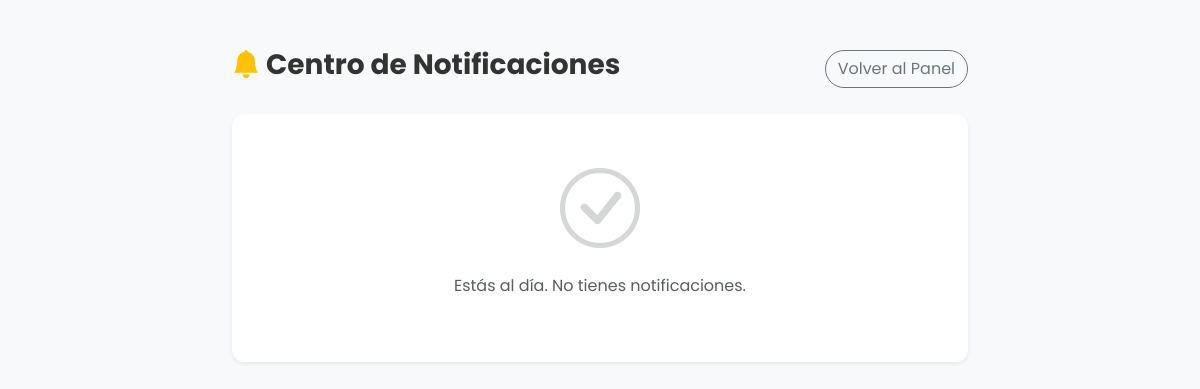
/notificaciones.php (signed in), run on an earlier commit of the app's database.
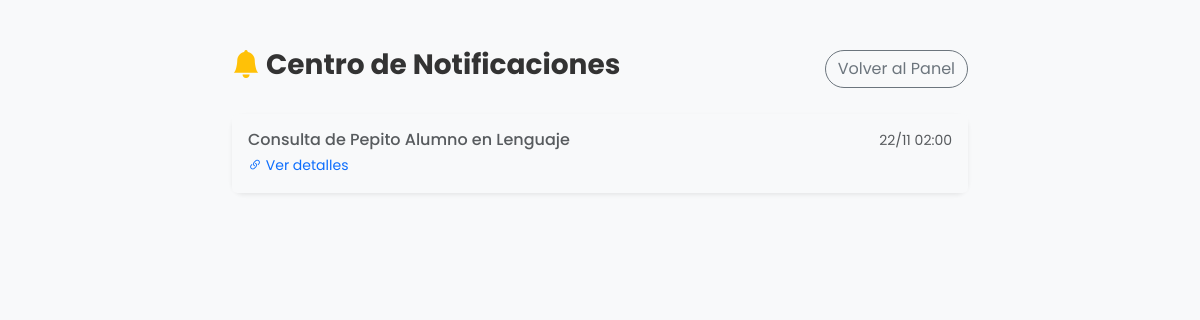
And on a later commit of the database.
### tables this page shows
CREATE TABLE `notificaciones` (
  `id` int(11) NOT NULL,
  `usuario_id` int(11) NOT NULL,
  `mensaje` varchar(255) NOT NULL,
  `enlace` varchar(255) DEFAULT NULL,
  `leido` tinyint(1) DEFAULT 0,
  `fecha` timestamp NOT NULL DEFAULT current_timestamp()
);

### notificaciones.php (the view, shortened to what this page needs)
<?php
require 'config/db.php';
$user_id = $_SESSION['user_id'];
$pdo->prepare("UPDATE notificaciones SET leido = 1 WHERE usuario_id = ?")->execute([$user_id]);
$sql = "SELECT * FROM notificaciones WHERE usuario_id = ? ORDER BY fecha DESC LIMIT 50";
$stmt = $pdo->prepare($sql);
$stmt->execute([$user_id]);
$notificaciones = $stmt->fetchAll();
$rol = $_SESSION['rol'];
$volver = ($rol == 'administrador') ? 'admin/dashboard.php' : $rol.'/dashboard.php';
?>
<!DOCTYPE html>
<html lang="es">
<head>
    <link href="https://cdn.jsdelivr.net/npm/bootstrap@5.3.0/dist/css/bootstrap.min.css" rel="stylesheet">
    <link rel="stylesheet" href="https://cdn.jsdelivr.net/npm/bootstrap-icons@1.10.5/font/bootstrap-icons.css">
    <link href="assets/css/style.css" rel="stylesheet">
</head>
<body class="bg-light">
    <div class="container mt-5">
        <div class="row justify-content-center">
            <div class="col-md-8">
                <div class="d-flex justify-content-between align-items-center mb-4">
                    <h3 class="fw-bold"><i class="bi bi-bell-fill text-warning"></i> Centro de Notificaciones</h3>
                    <a href="<?php echo $volver; ?>" class="btn btn-outline-secondary rounded-pill">Volver al Panel</a>
                </div>
                <div class="card shadow-sm border-0">
                    <div class="list-group list-group-flush">
                        <?php if(count($notificaciones) == 0): ?>
                            <div class="p-5 text-center text-muted">
                                <i class="bi bi-check-circle display-1 opacity-25"></i>
                                <p class="mt-3">Estás al día. No tienes notificaciones.</p>
                            </div>
                        <?php else: ?>
                            <?php foreach($notificaciones as $n): ?>
                                <?php
                                    $link_final = ($n['enlace'] == '#') ? '#' : $_SESSION['rol'] . '/' . $n['enlace'];
                                    $bg_class = ($n['leido'] == 0) ? 'bg-white fw-bold border-start border-4 border-primary' : 'bg-light text-muted';
                                ?>
                                <a href="<?php echo $link_final; ?>" class="list-group-item list-group-item-action p-3 <?php echo $bg_class; ?>">
                                    <div class="d-flex w-100 justify-content-between">
                                        <h6 class="mb-1"><?php echo $n['mensaje']; ?></h6>
                                        <small class="<?php echo ($n['leido']==0)?'text-primary':'text-muted'; ?>">
                                            <?php echo date("d/m H:i", strtotime($n['fecha'])); ?>
                                        </small>
                                    </div>
                                    <?php if($n['enlace'] != '#'): ?>
                                        <small class="text-primary"><i class="bi bi-link-45deg"></i> Ver detalles</small>
                                    <?php endif; ?>
                                </a>
                            <?php endforeach; ?>
                        <?php endif; ?>
                    </div>
                </div>
            </div>
        </div>
    </div>
</body>
</html>

What changed in the data, as far as the page shows it:
added notificaciones: mensaje "Consulta de Pepito Alumno en Lenguaje", fecha "22/11 02:00", enlace "mensajes.php" (drawn)
Also different on the page:
text no longer shown: "Estás al día. No tienes notificaciones."
